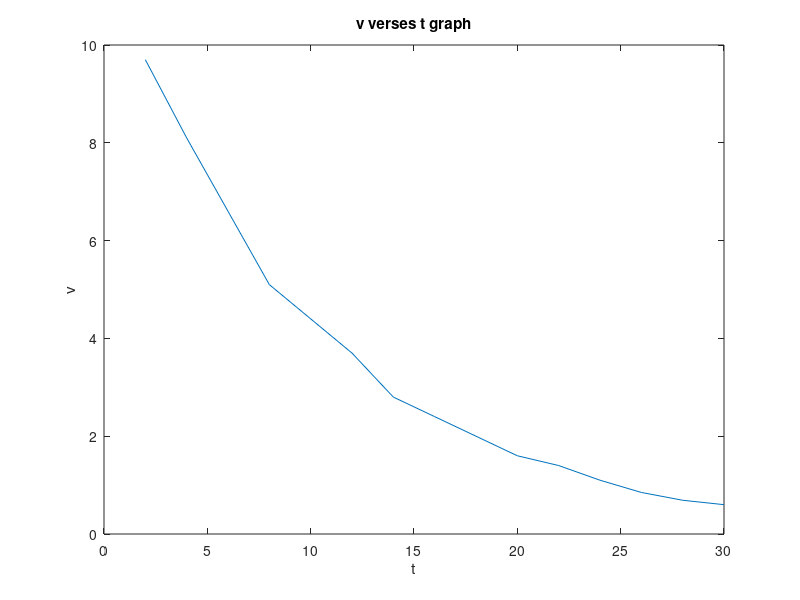
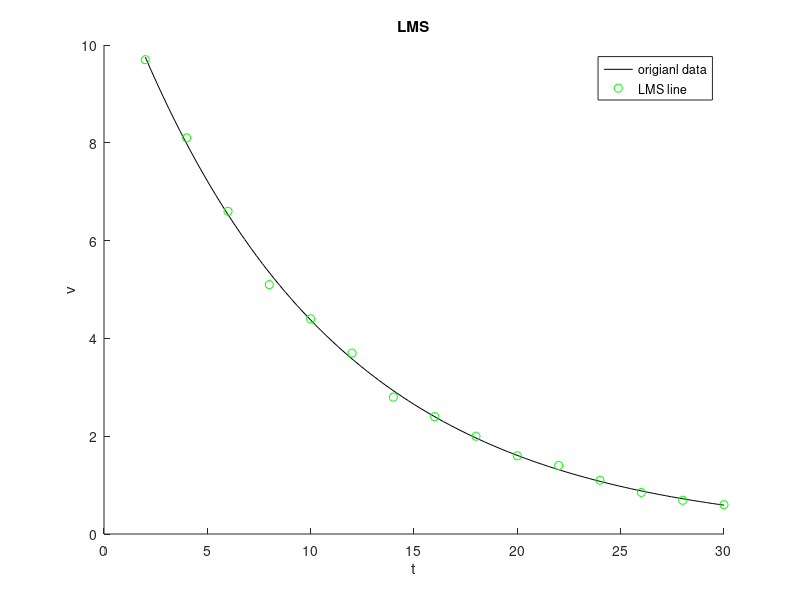

The MATLAB source for these figures, in order:
%%
clear all ; close all ; clc;
%%
t = [2 4 6 8 10 12 14 16 18 20 22 24 26 28 30];
v  = [9.7 8.1 6.6 5.1 4.4 3.7 2.8 2.4 2.0 1.6 1.4 1.1 0.85 0.69 0.6];
figure()
plot(t, v); title('v verses t graph'); xlabel('t'); ylabel('v');
%%
R = 5000000;
H = [-2/R 1 ; -4/R 1 ; -6/R  1; -8/R 1 ; -10/R 1 ; -12/R 1 ; -14/R 1; -16/R 1 ; -18/R 1 ; -20/R 1 ; -22/R 1 ; -24/R 1 ; -26/R 1 ; -28/R 1 ; -30/R 1]
y  = [log(9.7) ; log(8.1) ; log(6.6) ; log(5.1) ; log(4.4) ; log(3.7) ; log(2.8) ; log(2.4) ; log(2.0) ; log(1.6) ; log(1.4) ; log(1.1) ; log(0.85) ; log(0.69) ; log(0.6)]

x = inv(transpose(H)*H)*(transpose(H)*y)
C = 1/x(1,1)
V = exp(x(2,1))
%%
x_line = linspace(2, 30);
y_line = V*exp(-x_line/(R*C));

figure()
line(x_line, y_line, 'Color', 'black'); hold on;
plot(t, v, 'o', 'Color', 'green');
title('LMS'); xlabel('t'); ylabel('v'); 
legend('origianl data', 'LMS line');